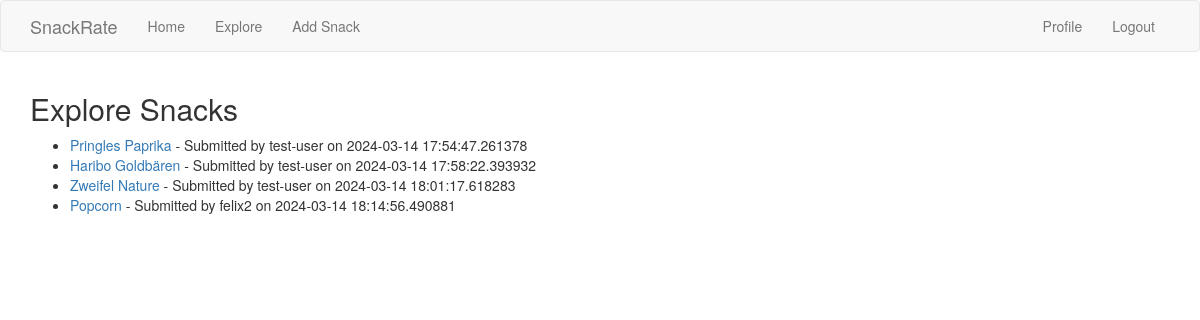
The app's page /explore (signed in) with its own data.
### app/models.py (models this page shows, shortened)
class Snack(db.Model):
    id = db.Column(db.Integer, primary_key=True)
    name = db.Column(db.String(140), unique=True, index=True)
    description = db.Column(db.String(140))
    category = db.Column(db.String(50))
    timestamp = db.Column(db.DateTime, index=True, default=datetime.utcnow)
    user_id = db.Column(db.Integer, db.ForeignKey('user.id'))

class User(UserMixin, db.Model):
    id = db.Column(db.Integer, primary_key=True)
    username = db.Column(db.String(64), index=True, unique=True)
    email = db.Column(db.String(120), index=True, unique=True)
    password_hash = db.Column(db.String(128))
    snacks = db.relationship('Snack', backref='author', lazy='dynamic')
    ratings = db.relationship('Rating', backref='rater', lazy='dynamic')
    about_me = db.Column(db.String(140))
    last_seen = db.Column(db.DateTime, default=datetime.utcnow)

### app/routes.py (the view)
@app.route('/explore')
@login_required
def explore():
    page = request.args.get('page', 1, type=int)
    snacks = Snack.query.paginate(page=page, per_page=app.config['SNACKS_PER_PAGE'], error_out=False)
    next_url = url_for('explore', page=snacks.next_num) if snacks.has_next else None
    prev_url = url_for('explore', page=snacks.prev_num) if snacks.has_prev else None
    return render_template('explore.html', title='Explore', snacks=snacks.items, next_url=next_url, prev_url=prev_url)

### app/models.py (called while the page is built)
@login.user_loader
def load_user(id):
    return User.query.get(int(id))

### app/routes.py (called while the page is built)
@app.before_request
def before_request():
    if current_user.is_authenticated:
        current_user.last_seen = datetime.utcnow()
        db.session.commit()

### app/templates/explore.html (shortened to what this page needs)
{% extends "base.html" %}
{% block app_content %}
<h2>Explore Snacks</h2>
<ul>
    {% for snack in snacks %}
    <li>
        <a href="{{ url_for('snack', snack_id=snack.id) }}">{{ snack.name }}</a>
        - Submitted by {{ snack.author.username }} on {{ snack.timestamp }}
    </li>
    {% endfor %}
</ul>
{% endblock %}

### records on screen
Snack: name "Pringles Paprika", author.username "test-user", timestamp "2024-03-14 17:54:47.261378"
Snack: name "Haribo Goldbären", author.username "test-user", timestamp "2024-03-14 17:58:22.393932"
Snack: name "Zweifel Nature", author.username "test-user", timestamp "2024-03-14 18:01:17.618283"
Snack: name "Popcorn", author.username "felix2", timestamp "2024-03-14 18:14:56.490881"
